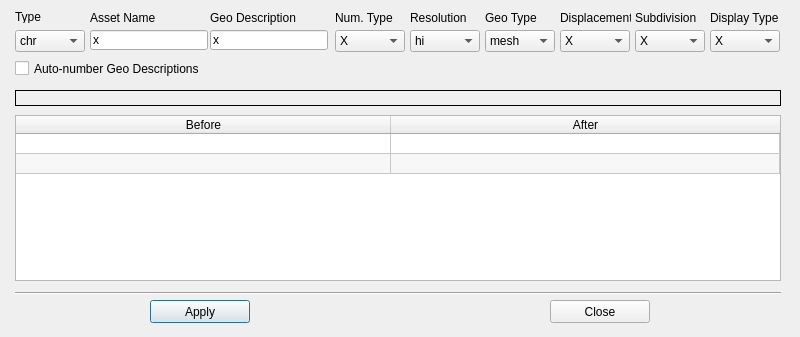
<?xml version="1.0" encoding="UTF-8"?>
<ui version="4.0">
 <class>Dialog</class>
 <widget class="QDialog" name="Dialog">
  <property name="geometry">
   <rect>
    <x>0</x>
    <y>0</y>
    <width>800</width>
    <height>337</height>
   </rect>
  </property>
  <property name="sizePolicy">
   <sizepolicy hsizetype="Fixed" vsizetype="Fixed">
    <horstretch>0</horstretch>
    <verstretch>0</verstretch>
   </sizepolicy>
  </property>
  <property name="windowTitle">
   <string>Dialog</string>
  </property>
  <widget class="QComboBox" name="modelTypeComboBox">
   <property name="geometry">
    <rect>
     <x>15</x>
     <y>30</y>
     <width>70</width>
     <height>22</height>
    </rect>
   </property>
   <item>
    <property name="text">
     <string>chr</string>
    </property>
   </item>
   <item>
    <property name="text">
     <string>prp</string>
    </property>
   </item>
   <item>
    <property name="text">
     <string>env</string>
    </property>
   </item>
   <item>
    <property name="text">
     <string>bld</string>
    </property>
   </item>
   <item>
    <property name="text">
     <string>veh</string>
    </property>
   </item>
   <item>
    <property name="text">
     <string>efx</string>
    </property>
   </item>
   <item>
    <property name="text">
     <string>ldr</string>
    </property>
   </item>
  </widget>
  <widget class="QLabel" name="label">
   <property name="geometry">
    <rect>
     <x>15</x>
     <y>10</y>
     <width>46</width>
     <height>13</height>
    </rect>
   </property>
   <property name="text">
    <string>Type</string>
   </property>
  </widget>
  <widget class="QLineEdit" name="assetNameLineEdit">
   <property name="geometry">
    <rect>
     <x>90</x>
     <y>30</y>
     <width>118</width>
     <height>20</height>
    </rect>
   </property>
   <property name="text">
    <string>x</string>
   </property>
   <property name="placeholderText">
    <string>assetName</string>
   </property>
  </widget>
  <widget class="QLineEdit" name="geoDescLineEdit">
   <property name="geometry">
    <rect>
     <x>210</x>
     <y>30</y>
     <width>118</width>
     <height>20</height>
    </rect>
   </property>
   <property name="text">
    <string>x</string>
   </property>
   <property name="placeholderText">
    <string>geoDescription</string>
   </property>
  </widget>
  <widget class="QComboBox" name="numTypeComboBox">
   <property name="geometry">
    <rect>
     <x>335</x>
     <y>30</y>
     <width>70</width>
     <height>22</height>
    </rect>
   </property>
   <property name="toolTip">
    <string>Previously, this could also be set to &quot;numeric&quot; and &quot;alpha.&quot; These choices have been removed from the UI, but the setting remains as a placeholder.</string>
   </property>
   <item>
    <property name="text">
     <string>X</string>
    </property>
   </item>
  </widget>
  <widget class="QComboBox" name="geoTypeComboBox">
   <property name="geometry">
    <rect>
     <x>485</x>
     <y>30</y>
     <width>70</width>
     <height>22</height>
    </rect>
   </property>
   <item>
    <property name="text">
     <string>mesh</string>
    </property>
   </item>
   <item>
    <property name="text">
     <string>xmesh</string>
    </property>
   </item>
   <item>
    <property name="text">
     <string>vrp</string>
    </property>
   </item>
   <item>
    <property name="text">
     <string>ffx</string>
    </property>
   </item>
   <item>
    <property name="text">
     <string>phx</string>
    </property>
   </item>
   <item>
    <property name="text">
     <string>krak</string>
    </property>
   </item>
   <item>
    <property name="text">
     <string>cloth</string>
    </property>
   </item>
   <item>
    <property name="text">
     <string>hair</string>
    </property>
   </item>
   <item>
    <property name="text">
     <string>lgt</string>
    </property>
   </item>
   <item>
    <property name="text">
     <string>ctl</string>
    </property>
   </item>
   <item>
    <property name="text">
     <string>pflow</string>
    </property>
   </item>
   <item>
    <property name="text">
     <string>fpsource</string>
    </property>
   </item>
   <item>
    <property name="text">
     <string>fpsurf</string>
    </property>
   </item>
   <item>
    <property name="text">
     <string>fpgeo</string>
    </property>
   </item>
   <item>
    <property name="text">
     <string>vvg</string>
    </property>
   </item>
  </widget>
  <widget class="QComboBox" name="resTypeComboBox">
   <property name="geometry">
    <rect>
     <x>410</x>
     <y>30</y>
     <width>70</width>
     <height>22</height>
    </rect>
   </property>
   <item>
    <property name="text">
     <string>hi</string>
    </property>
   </item>
   <item>
    <property name="text">
     <string>md</string>
    </property>
   </item>
   <item>
    <property name="text">
     <string>lo</string>
    </property>
   </item>
  </widget>
  <widget class="QComboBox" name="dispTypeComboBox">
   <property name="geometry">
    <rect>
     <x>560</x>
     <y>30</y>
     <width>70</width>
     <height>22</height>
    </rect>
   </property>
   <item>
    <property name="text">
     <string>X</string>
    </property>
   </item>
   <item>
    <property name="text">
     <string>disp2d</string>
    </property>
   </item>
   <item>
    <property name="text">
     <string>disp3d</string>
    </property>
   </item>
   <item>
    <property name="text">
     <string>dispNo</string>
    </property>
   </item>
  </widget>
  <widget class="QComboBox" name="subTypeComboBox">
   <property name="geometry">
    <rect>
     <x>635</x>
     <y>30</y>
     <width>70</width>
     <height>22</height>
    </rect>
   </property>
   <item>
    <property name="text">
     <string>X</string>
    </property>
   </item>
   <item>
    <property name="text">
     <string>sub0</string>
    </property>
   </item>
   <item>
    <property name="text">
     <string>sub1</string>
    </property>
   </item>
   <item>
    <property name="text">
     <string>sub2</string>
    </property>
   </item>
   <item>
    <property name="text">
     <string>sub3</string>
    </property>
   </item>
  </widget>
  <widget class="QComboBox" name="rndrTypeComboBox">
   <property name="geometry">
    <rect>
     <x>710</x>
     <y>30</y>
     <width>70</width>
     <height>22</height>
    </rect>
   </property>
   <item>
    <property name="text">
     <string>X</string>
    </property>
   </item>
   <item>
    <property name="text">
     <string>nrndr</string>
    </property>
   </item>
  </widget>
  <widget class="QLabel" name="label_2">
   <property name="geometry">
    <rect>
     <x>90</x>
     <y>10</y>
     <width>111</width>
     <height>16</height>
    </rect>
   </property>
   <property name="text">
    <string>Asset Name</string>
   </property>
  </widget>
  <widget class="QLabel" name="label_3">
   <property name="geometry">
    <rect>
     <x>210</x>
     <y>10</y>
     <width>101</width>
     <height>16</height>
    </rect>
   </property>
   <property name="text">
    <string>Geo Description</string>
   </property>
  </widget>
  <widget class="QLabel" name="label_4">
   <property name="geometry">
    <rect>
     <x>335</x>
     <y>10</y>
     <width>71</width>
     <height>16</height>
    </rect>
   </property>
   <property name="text">
    <string>Num. Type</string>
   </property>
  </widget>
  <widget class="QLabel" name="label_5">
   <property name="geometry">
    <rect>
     <x>410</x>
     <y>10</y>
     <width>71</width>
     <height>16</height>
    </rect>
   </property>
   <property name="text">
    <string>Resolution</string>
   </property>
  </widget>
  <widget class="QLabel" name="label_6">
   <property name="geometry">
    <rect>
     <x>485</x>
     <y>10</y>
     <width>71</width>
     <height>16</height>
    </rect>
   </property>
   <property name="text">
    <string>Geo Type</string>
   </property>
  </widget>
  <widget class="QLabel" name="label_7">
   <property name="geometry">
    <rect>
     <x>560</x>
     <y>10</y>
     <width>71</width>
     <height>16</height>
    </rect>
   </property>
   <property name="text">
    <string>Displacement</string>
   </property>
  </widget>
  <widget class="QLabel" name="label_8">
   <property name="geometry">
    <rect>
     <x>635</x>
     <y>10</y>
     <width>61</width>
     <height>16</height>
    </rect>
   </property>
   <property name="text">
    <string>Subdivision</string>
   </property>
  </widget>
  <widget class="QLabel" name="label_9">
   <property name="geometry">
    <rect>
     <x>710</x>
     <y>10</y>
     <width>81</width>
     <height>16</height>
    </rect>
   </property>
   <property name="text">
    <string>Display Type</string>
   </property>
  </widget>
  <widget class="QLabel" name="warningLabel">
   <property name="geometry">
    <rect>
     <x>15</x>
     <y>90</y>
     <width>766</width>
     <height>16</height>
    </rect>
   </property>
   <property name="autoFillBackground">
    <bool>true</bool>
   </property>
   <property name="frameShape">
    <enum>QFrame::Box</enum>
   </property>
   <property name="text">
    <string/>
   </property>
   <property name="indent">
    <number>-1</number>
   </property>
  </widget>
  <widget class="QTableWidget" name="tableWidget">
   <property name="geometry">
    <rect>
     <x>15</x>
     <y>115</y>
     <width>766</width>
     <height>166</height>
    </rect>
   </property>
   <property name="alternatingRowColors">
    <bool>true</bool>
   </property>
   <property name="selectionMode">
    <enum>QAbstractItemView::NoSelection</enum>
   </property>
   <property name="rowCount">
    <number>2</number>
   </property>
   <property name="columnCount">
    <number>2</number>
   </property>
   <attribute name="horizontalHeaderCascadingSectionResizes">
    <bool>false</bool>
   </attribute>
   <attribute name="horizontalHeaderDefaultSectionSize">
    <number>375</number>
   </attribute>
   <attribute name="horizontalHeaderMinimumSectionSize">
    <number>27</number>
   </attribute>
   <attribute name="horizontalHeaderStretchLastSection">
    <bool>true</bool>
   </attribute>
   <attribute name="verticalHeaderVisible">
    <bool>false</bool>
   </attribute>
   <attribute name="verticalHeaderDefaultSectionSize">
    <number>20</number>
   </attribute>
   <attribute name="verticalHeaderMinimumSectionSize">
    <number>17</number>
   </attribute>
   <row/>
   <row/>
   <column>
    <property name="text">
     <string>Before</string>
    </property>
   </column>
   <column>
    <property name="text">
     <string>After</string>
    </property>
   </column>
  </widget>
  <widget class="QPushButton" name="applyButton">
   <property name="geometry">
    <rect>
     <x>150</x>
     <y>300</y>
     <width>100</width>
     <height>23</height>
    </rect>
   </property>
   <property name="text">
    <string>Apply</string>
   </property>
  </widget>
  <widget class="QPushButton" name="closeButton">
   <property name="geometry">
    <rect>
     <x>550</x>
     <y>300</y>
     <width>100</width>
     <height>23</height>
    </rect>
   </property>
   <property name="sizePolicy">
    <sizepolicy hsizetype="Minimum" vsizetype="Fixed">
     <horstretch>0</horstretch>
     <verstretch>0</verstretch>
    </sizepolicy>
   </property>
   <property name="text">
    <string>Close</string>
   </property>
  </widget>
  <widget class="Line" name="line">
   <property name="geometry">
    <rect>
     <x>15</x>
     <y>285</y>
     <width>766</width>
     <height>16</height>
    </rect>
   </property>
   <property name="orientation">
    <enum>Qt::Horizontal</enum>
   </property>
  </widget>
  <widget class="QCheckBox" name="geoNumCheckBox">
   <property name="geometry">
    <rect>
     <x>15</x>
     <y>60</y>
     <width>341</width>
     <height>17</height>
    </rect>
   </property>
   <property name="text">
    <string>Auto-number Geo Descriptions</string>
   </property>
  </widget>
 </widget>
 <resources/>
 <connections/>
</ui>
